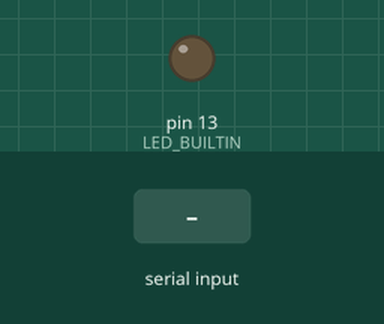
Recording of a sketch running on a simulated Arduino Mega 2560, built with avr-gcc and run on an emulated ATmega2560. Shown: output pins drawn as LEDs (lit = HIGH). The test bench sets the inputs (shaded band). Pins used as bus, display or sensor lines are not drawn; what the sketch prints to the serial monitor is not drawn.

Above: at 1.2 s.
1.3 s: "1" received over the second serial link
Timing chart, 0 to 4.3 s (numbered marks = the images above; inputs shaded):
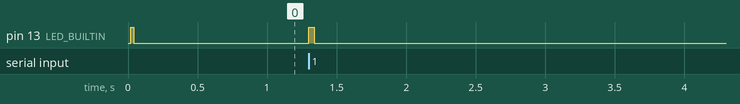

Measured:
- after the input at 1.3 s, pin 13 (LED_BUILTIN): LOW → HIGH at once, → LOW 0.04 s later

The sketch:

wqv_bridge.ino
```cpp
/*
  wqv_bridge.ino - USB CDC <-> UART bridge for Raspberry Pi Pico + MikroE IrDA 3 Click
  --------------------------------------------------------------------------------
  Board core : "Raspberry Pi Pico/RP2040" by Earle F. Philhower (Arduino Boards Manager)
  Board      : Raspberry Pi Pico

  Wiring (Pico physical pin -> Click silkscreen label):
    GP0  / pin 1  (UART0 TX)  -> RX   (right column, 4th from top)
    GP1  / pin 2  (UART0 RX)  <- TX   (right column, 3rd from top)
    GP3  / pin 5              -> RST  (left column, 2nd from top)
    3V3(OUT) / pin 36         -> 3V3  (left column, 7th)   JP1 in the 3V3 (left) position
    GND  / pin 38             -> GND  (either GND)

  The Click's MCP2122 is clocked by a 1.8432 MHz oscillator, so the IR side is
  always 115200 8N1. The USB side ignores the baud rate the PC asks for.
  All protocol logic lives on the PC (the Open WQV Link app) - this is a dumb pipe.
*/
#include <Arduino.h>

static const uint8_t  PIN_TX  = 0;
static const uint8_t  PIN_RX  = 1;
static const uint8_t  PIN_RST = 3;
static const uint32_t IR_BAUD = 115200;   // fixed by the Click's oscillator

static uint32_t lastActivity = 0;

void setup() {
  pinMode(LED_BUILTIN, OUTPUT);

  // Hold the MCP2122 in reset until its clock is stable (datasheet requirement)
  pinMode(PIN_RST, OUTPUT);
  digitalWrite(PIN_RST, LOW);

  Serial1.setTX(PIN_TX);
  Serial1.setRX(PIN_RX);
  Serial1.setFIFOSize(8192);   // plenty of room for a whole image burst
  Serial1.begin(IR_BAUD);

  Serial.begin(115200);        // USB CDC - rate is ignored

  delay(20);
  digitalWrite(PIN_RST, HIGH); // MCP2122 running
}

void loop() {
  uint8_t buf[256];

  int n = Serial.available();                  // PC -> IR
  if (n > 0) {
    n = Serial.readBytes(buf, min(n, (int)sizeof(buf)));
    Serial1.write(buf, n);
    lastActivity = millis();
  }

  n = Serial1.available();                     // IR -> PC
  if (n > 0) {
    n = Serial1.readBytes(buf, min(n, (int)sizeof(buf)));
    Serial.write(buf, n);
    lastActivity = millis();
  }

  // Onboard LED flickers whenever bytes pass in either direction
  digitalWrite(LED_BUILTIN, (millis() - lastActivity) < 40 ? HIGH : LOW);
}
```
